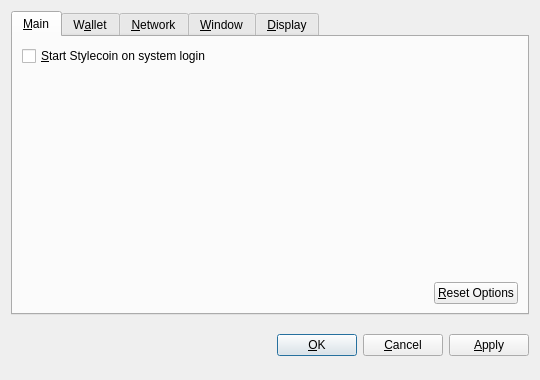
<?xml version="1.0" encoding="UTF-8"?>
<ui version="4.0">
 <class>OptionsDialog</class>
 <widget class="QDialog" name="OptionsDialog">
  <property name="geometry">
   <rect>
    <x>0</x>
    <y>0</y>
    <width>540</width>
    <height>380</height>
   </rect>
  </property>
  <property name="windowTitle">
   <string>Options</string>
  </property>
  <property name="modal">
   <bool>true</bool>
  </property>
  <layout class="QVBoxLayout" name="verticalLayout">
   <item>
    <widget class="QTabWidget" name="tabWidget">
     <property name="tabPosition">
      <enum>QTabWidget::North</enum>
     </property>
     <property name="currentIndex">
      <number>0</number>
     </property>
     <widget class="QWidget" name="tabMain">
      <attribute name="title">
       <string>&amp;Main</string>
      </attribute>
      <layout class="QVBoxLayout" name="verticalLayout_Main">
       <item>
        <widget class="QCheckBox" name="bitcoinAtStartup">
         <property name="toolTip">
          <string>Automatically start Stylecoin after logging in to the system.</string>
         </property>
         <property name="text">
          <string>&amp;Start Stylecoin on system login</string>
         </property>
        </widget>
       </item>
       <item>
        <spacer name="verticalSpacer_Main">
         <property name="orientation">
          <enum>Qt::Vertical</enum>
         </property>
         <property name="sizeHint" stdset="0">
          <size>
           <width>20</width>
           <height>40</height>
          </size>
         </property>
        </spacer>
       </item>
       <item>
        <layout class="QHBoxLayout" name="horizontalLayout_2_Main">
         <item>
          <spacer name="horizontalSpacer_2_Main">
           <property name="orientation">
            <enum>Qt::Horizontal</enum>
           </property>
           <property name="sizeHint" stdset="0">
            <size>
             <width>40</width>
             <height>20</height>
            </size>
           </property>
          </spacer>
         </item>
         <item>
          <widget class="QPushButton" name="resetButton">
           <property name="toolTip">
            <string>Reset all client options to default.</string>
           </property>
           <property name="text">
            <string>&amp;Reset Options</string>
           </property>
           <property name="autoDefault">
            <bool>false</bool>
           </property>
          </widget>
         </item>
        </layout>
       </item>
      </layout>
     </widget>
     <widget class="QWidget" name="tabWallet">
      <attribute name="title">
       <string>W&amp;allet</string>
      </attribute>
      <layout class="QVBoxLayout" name="verticalLayout_Network">
       <item>
        <widget class="QLabel" name="transactionFeeInfoLabel">
         <property name="text">
          <string>Optional transaction fee per kB that helps make sure your transactions are processed quickly. Most transactions are 1 kB.</string>
         </property>
         <property name="textFormat">
          <enum>Qt::PlainText</enum>
         </property>
         <property name="wordWrap">
          <bool>true</bool>
         </property>
        </widget>
       </item>
       <item>
        <layout class="QHBoxLayout" name="horizontalLayout_1_Main">
         <item>
          <widget class="QLabel" name="transactionFeeLabel">
           <property name="text">
            <string>Pay transaction &amp;fee</string>
           </property>
           <property name="textFormat">
            <enum>Qt::PlainText</enum>
           </property>
           <property name="buddy">
            <cstring>transactionFee</cstring>
           </property>
          </widget>
         </item>
         <item>
          <widget class="BitcoinAmountField" name="transactionFee"/>
         </item>
         <item>
          <spacer name="horizontalSpacer_1_Main">
           <property name="orientation">
            <enum>Qt::Horizontal</enum>
           </property>
           <property name="sizeHint" stdset="0">
            <size>
             <width>40</width>
             <height>20</height>
            </size>
           </property>
          </spacer>
         </item>
        </layout>
       </item>
       <item>
        <widget class="QLabel" name="label">
         <property name="text">
          <string>If you disable the spending of unconfirmed change, the change from a transaction cannot be used until that transaction has at least one confirmation. This also affects how your balance is computed.</string>
         </property>
         <property name="wordWrap">
          <bool>true</bool>
         </property>
        </widget>
       </item>
       <item>
        <widget class="QCheckBox" name="spendZeroConfChange">
         <property name="text">
          <string>Spend unconfirmed change  (experts only)</string>
         </property>
        </widget>
       </item>
       <item>
        <spacer name="verticalSpacer">
         <property name="orientation">
          <enum>Qt::Vertical</enum>
         </property>
         <property name="sizeHint" stdset="0">
          <size>
           <width>20</width>
           <height>40</height>
          </size>
         </property>
        </spacer>
       </item>
      </layout>
     </widget>
     <widget class="QWidget" name="tabNetwork">
      <attribute name="title">
       <string>&amp;Network</string>
      </attribute>
      <layout class="QVBoxLayout" name="verticalLayout_Network">
       <item>
        <widget class="QCheckBox" name="mapPortUpnp">
         <property name="toolTip">
          <string>Automatically open the Stylecoin client port on the router. This only works when your router supports UPnP and it is enabled.</string>
         </property>
         <property name="text">
          <string>Map port using &amp;UPnP</string>
         </property>
        </widget>
       </item>
       <item>
        <widget class="QCheckBox" name="connectSocks">
         <property name="toolTip">
          <string>Connect to the Stylecoin network through a SOCKS proxy (e.g. when connecting through Tor).</string>
         </property>
         <property name="text">
          <string>&amp;Connect through SOCKS proxy:</string>
         </property>
        </widget>
       </item>
       <item>
        <layout class="QHBoxLayout" name="horizontalLayout_Network">
         <item>
          <widget class="QLabel" name="proxyIpLabel">
           <property name="text">
            <string>Proxy &amp;IP:</string>
           </property>
           <property name="textFormat">
            <enum>Qt::PlainText</enum>
           </property>
           <property name="buddy">
            <cstring>proxyIp</cstring>
           </property>
          </widget>
         </item>
         <item>
          <widget class="QValidatedLineEdit" name="proxyIp">
           <property name="maximumSize">
            <size>
             <width>140</width>
             <height>16777215</height>
            </size>
           </property>
           <property name="toolTip">
            <string>IP address of the proxy (e.g. 127.0.0.1)</string>
           </property>
          </widget>
         </item>
         <item>
          <widget class="QLabel" name="proxyPortLabel">
           <property name="text">
            <string>&amp;Port:</string>
           </property>
           <property name="textFormat">
            <enum>Qt::PlainText</enum>
           </property>
           <property name="buddy">
            <cstring>proxyPort</cstring>
           </property>
          </widget>
         </item>
         <item>
          <widget class="QLineEdit" name="proxyPort">
           <property name="maximumSize">
            <size>
             <width>55</width>
             <height>16777215</height>
            </size>
           </property>
           <property name="toolTip">
            <string>Port of the proxy (e.g. 9050)</string>
           </property>
          </widget>
         </item>
         <item>
          <widget class="QLabel" name="socksVersionLabel">
           <property name="text">
            <string>SOCKS &amp;Version:</string>
           </property>
           <property name="textFormat">
            <enum>Qt::PlainText</enum>
           </property>
           <property name="buddy">
            <cstring>socksVersion</cstring>
           </property>
          </widget>
         </item>
         <item>
          <widget class="QValueComboBox" name="socksVersion">
           <property name="toolTip">
            <string>SOCKS version of the proxy (e.g. 5)</string>
           </property>
          </widget>
         </item>
         <item>
          <spacer name="horizontalSpacer_Network">
           <property name="orientation">
            <enum>Qt::Horizontal</enum>
           </property>
           <property name="sizeHint" stdset="0">
            <size>
             <width>40</width>
             <height>20</height>
            </size>
           </property>
          </spacer>
         </item>
        </layout>
       </item>
       <item>
        <spacer name="verticalSpacer_Network">
         <property name="orientation">
          <enum>Qt::Vertical</enum>
         </property>
         <property name="sizeHint" stdset="0">
          <size>
           <width>20</width>
           <height>40</height>
          </size>
         </property>
        </spacer>
       </item>
      </layout>
     </widget>
     <widget class="QWidget" name="tabWindow">
      <attribute name="title">
       <string>&amp;Window</string>
      </attribute>
      <layout class="QVBoxLayout" name="verticalLayout_Window">
       <item>
        <widget class="QCheckBox" name="minimizeToTray">
         <property name="toolTip">
          <string>Show only a tray icon after minimizing the window.</string>
         </property>
         <property name="text">
          <string>&amp;Minimize to the tray instead of the taskbar</string>
         </property>
        </widget>
       </item>
       <item>
        <widget class="QCheckBox" name="minimizeOnClose">
         <property name="toolTip">
          <string>Minimize instead of exit the application when the window is closed. When this option is enabled, the application will be closed only after selecting Quit in the menu.</string>
         </property>
         <property name="text">
          <string>M&amp;inimize on close</string>
         </property>
        </widget>
       </item>
       <item>
        <spacer name="verticalSpacer_Window">
         <property name="orientation">
          <enum>Qt::Vertical</enum>
         </property>
         <property name="sizeHint" stdset="0">
          <size>
           <width>20</width>
           <height>40</height>
          </size>
         </property>
        </spacer>
       </item>
      </layout>
     </widget>
     <widget class="QWidget" name="tabDisplay">
      <attribute name="title">
       <string>&amp;Display</string>
      </attribute>
      <layout class="QVBoxLayout" name="verticalLayout_Display">
       <item>
        <layout class="QHBoxLayout" name="horizontalLayout_1_Display">
         <item>
          <widget class="QLabel" name="langLabel">
           <property name="text">
            <string>User Interface &amp;language:</string>
           </property>
           <property name="textFormat">
            <enum>Qt::PlainText</enum>
           </property>
           <property name="buddy">
            <cstring>lang</cstring>
           </property>
          </widget>
         </item>
         <item>
          <widget class="QValueComboBox" name="lang">
           <property name="toolTip">
            <string>The user interface language can be set here. This setting will take effect after restarting Stylecoin.</string>
           </property>
          </widget>
         </item>
        </layout>
       </item>
       <item>
        <layout class="QHBoxLayout" name="horizontalLayout_2_Display">
         <item>
          <widget class="QLabel" name="unitLabel">
           <property name="text">
            <string>&amp;Unit to show amounts in:</string>
           </property>
           <property name="textFormat">
            <enum>Qt::PlainText</enum>
           </property>
           <property name="buddy">
            <cstring>unit</cstring>
           </property>
          </widget>
         </item>
         <item>
          <widget class="QValueComboBox" name="unit">
           <property name="toolTip">
            <string>Choose the default subdivision unit to show in the interface and when sending coins.</string>
           </property>
          </widget>
         </item>
        </layout>
       </item>
       <item>
        <widget class="QCheckBox" name="displayAddresses">
         <property name="toolTip">
          <string>Whether to show Stylecoin addresses in the transaction list or not.</string>
         </property>
         <property name="text">
          <string>&amp;Display addresses in transaction list</string>
         </property>
        </widget>
       </item>
       <item>
        <widget class="QCheckBox" name="coinControlFeatures">
         <property name="toolTip">
          <string>Whether to show coin control features or not.</string>
         </property>
         <property name="text">
          <string>Display coin &amp;control features (experts only!)</string>
         </property>
        </widget>
       </item>
       <item>
        <spacer name="verticalSpacer_Display">
         <property name="orientation">
          <enum>Qt::Vertical</enum>
         </property>
         <property name="sizeHint" stdset="0">
          <size>
           <width>20</width>
           <height>40</height>
          </size>
         </property>
        </spacer>
       </item>
      </layout>
     </widget>
    </widget>
   </item>
   <item>
    <layout class="QHBoxLayout" name="horizontalLayout_Buttons">
     <item>
      <spacer name="horizontalSpacer_1">
       <property name="orientation">
        <enum>Qt::Horizontal</enum>
       </property>
       <property name="sizeHint" stdset="0">
        <size>
         <width>40</width>
         <height>48</height>
        </size>
       </property>
      </spacer>
     </item>
     <item>
      <widget class="QLabel" name="statusLabel">
       <property name="font">
        <font>
         <weight>75</weight>
         <bold>true</bold>
        </font>
       </property>
       <property name="text">
        <string/>
       </property>
       <property name="textFormat">
        <enum>Qt::PlainText</enum>
       </property>
       <property name="wordWrap">
        <bool>true</bool>
       </property>
      </widget>
     </item>
     <item>
      <spacer name="horizontalSpacer_2">
       <property name="orientation">
        <enum>Qt::Horizontal</enum>
       </property>
       <property name="sizeHint" stdset="0">
        <size>
         <width>40</width>
         <height>48</height>
        </size>
       </property>
      </spacer>
     </item>
     <item>
      <widget class="QPushButton" name="okButton">
       <property name="text">
        <string>&amp;OK</string>
       </property>
      </widget>
     </item>
     <item>
      <widget class="QPushButton" name="cancelButton">
       <property name="text">
        <string>&amp;Cancel</string>
       </property>
       <property name="autoDefault">
        <bool>false</bool>
       </property>
      </widget>
     </item>
     <item>
      <widget class="QPushButton" name="applyButton">
       <property name="text">
        <string>&amp;Apply</string>
       </property>
       <property name="autoDefault">
        <bool>false</bool>
       </property>
      </widget>
     </item>
    </layout>
   </item>
  </layout>
 </widget>
 <customwidgets>
  <customwidget>
   <class>BitcoinAmountField</class>
   <extends>QSpinBox</extends>
   <header>bitcoinamountfield.h</header>
  </customwidget>
  <customwidget>
   <class>QValueComboBox</class>
   <extends>QComboBox</extends>
   <header>qvaluecombobox.h</header>
  </customwidget>
  <customwidget>
   <class>QValidatedLineEdit</class>
   <extends>QLineEdit</extends>
   <header>qvalidatedlineedit.h</header>
  </customwidget>
 </customwidgets>
 <resources/>
 <connections/>
</ui>
